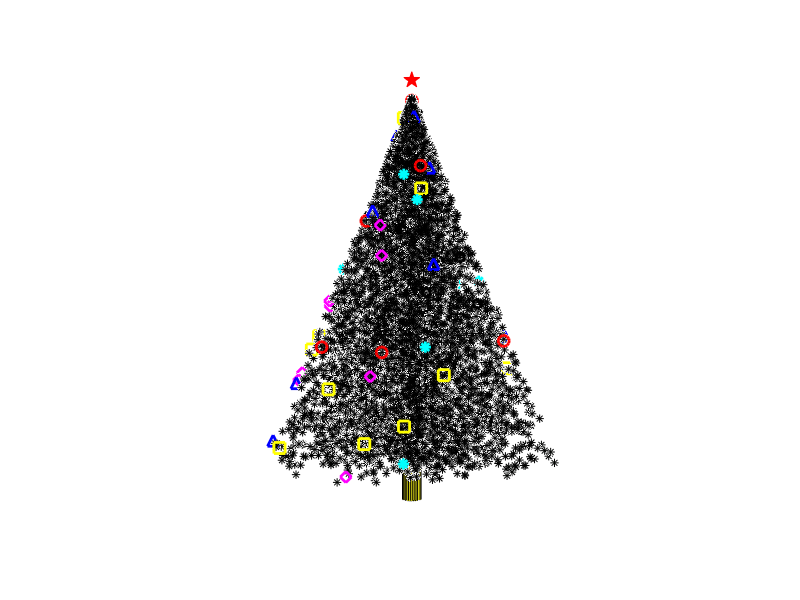

Here is the MATLAB script that generated this plot: (Note: this script raises an error after producing the figure.)
%% merry christmas
figure, hold on, N = 6^5; c = 50; k = randi(6,c,1); l = randperm(N,c);
q = @(x) rand(N,1); a = q()*2*pi; z=q(); r = .4*(1-z); t = q()
x = r.*cos(a); y = r.*sin(a); 

% coloured shapes/deco
P = {'ro','ys','md','b^','kh','c*'};

% plot christmas tree
scatter3(x.*t,y.*t,z,[],[zeros(N,1) (t.*r).^6 zeros(N,1)],'*')
% plot star
plot3(0,0,1.05,'rp','markers',12,'markerf','r')
% plot random deco
for i = 1:6
    L = l(k==i);
    plot3(x(L),y(L),z(L),P{i},'markers',8,'linew',2)
end
% plot tree stump
[X,Y,Z] = cylinder(.025,30);
surf(X,Y,-Z*.1)

% view sagittal
view(3, 9), axis equal off

% Initialize video
myVideo = VideoWriter('myXmasTree.avi'); %open video file
myVideo.FrameRate = 10;  %can adjust this, 5 - 10 usually works well
open(myVideo)

% add motion
for i = 1:9:c*9, 
    set(gca,'vie',[i,9]); 
    drawnow,    % force display to update immediately
    
    pause(0.01) % pause and grab frame
    frame = getframe(gcf); % get frame
    writeVideo(myVideo, frame);
end
close(myVideo)
